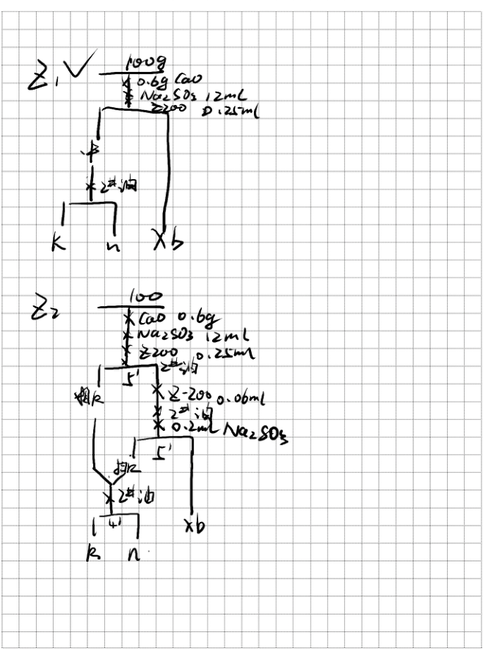
#> input picture pdf_images/page_1.png, 483 x 649 px, shrunk from 658 x 884 before the run, found by its file name
$ python analyze_flowchart.py
#> lines starting #> are read from the running program, lines starting #| are printed output that depends on the picture; after the words box and inside, x2 and y2 are one past the last pixel; in counts of white or black regions, pixels touching at a corner belong together
import cv2
import numpy as np
from PIL import Image
import json
import sys

# 设置UTF-8输出
sys.stdout.reconfigure(encoding='utf-8')

# 读取第一页图像
img_path = r'C:\Users\Administrator\.qclaw\workspace\pdf_images\page_1.png'
img = cv2.imread(img_path)
#> img is the input picture: shape (649, 483, 3); mean B, G, R 240.9, 240.9, 240.9

if img is None:
    print('无法读取图像')
else:
    # 转换为灰度图
    gray = cv2.cvtColor(img, cv2.COLOR_BGR2GRAY)

    # 二值化
    _, binary = cv2.threshold(gray, 200, 255, cv2.THRESH_BINARY_INV)
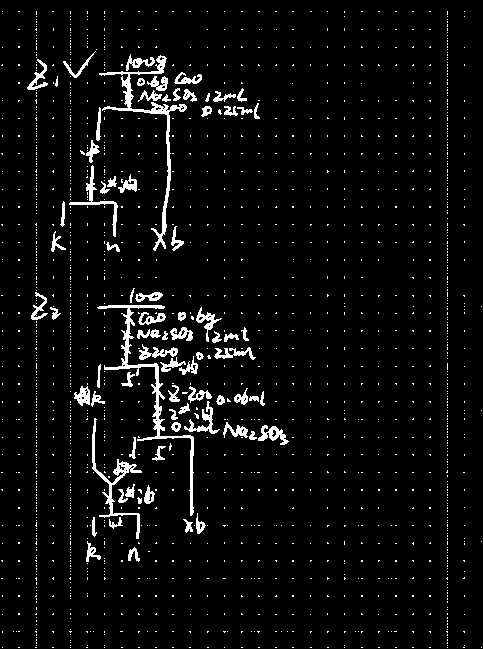
#> binary: shape (649, 483); 4.7% white; 1635 white regions (1557 under 20 px)

    # 查找轮廓
    contours, _ = cv2.findContours(binary, cv2.RETR_EXTERNAL, cv2.CHAIN_APPROX_SIMPLE)
#> contours = 1635 contours, 1561 with area under 20; largest, box (x1, y1, x2, y2) and area: (97, 305, 194, 516) 1059, (99, 55, 187, 251) 1022, (92, 418, 142, 539) 562, (69, 165, 118, 237) 284, (258, 425, 289, 445) 228

    print(f'检测到 {len(contours)} 个轮廓')
#| 检测到 1635 个轮廓

    # 筛选可能是流程图节点的轮廓(面积较大的矩形区域)
    nodes = []
    for i, contour in enumerate(contours):
        area = cv2.contourArea(contour)
        if area > 500:  # 过滤小轮廓
            x, y, w, h = cv2.boundingRect(contour)
            aspect_ratio = float(w) / h if h > 0 else 0

            # 判断是否为矩形节点
            if 0.2 < aspect_ratio < 5 and w > 30 and h > 20:
                nodes.append({
                    'id': i,
                    'x': int(x),
                    'y': int(y),
                    'width': int(w),
                    'height': int(h),
                    'area': int(area),
                    'aspect_ratio': round(aspect_ratio, 2)
                })
#> this loop made 1635 passes
#> (area, x, y, w, h, aspect_ratio) on passes 634, 917, 1504: (561.5, 92, 418, 50, 121, 0.413), (1059, 97, 305, 97, 211, 0.46), (1021.5, 99, 55, 88, 196, 0.449)
#> after the loop, nodes = 3 items

    print(f'识别出 {len(nodes)} 个可能的流程图节点')
#| 识别出 3 个可能的流程图节点
    print('\n节点信息:')
    for node in nodes[:10]:  # 只显示前10个
        print(f"  节点 {node['id']}: 位置({node['x']}, {node['y']}), 尺寸({node['width']}x{node['height']}), 面积={node['area']}")
#> this loop made 3 passes
#|   节点 633: 位置(92, 418), 尺寸(50x121), 面积=561
#|   节点 916: 位置(97, 305), 尺寸(97x211), 面积=1059
#|   节点 1503: 位置(99, 55), 尺寸(88x196), 面积=1021

    # 保存分析结果
    result = {
        'total_contours': len(contours),
        'nodes': nodes
    }

    with open(r'C:\Users\Administrator\.qclaw\workspace\pdf_images\analysis.json', 'w', encoding='utf-8') as f:
        json.dump(result, f, indent=2, ensure_ascii=False)

    print('\n分析结果已保存')

# 分析所有4页
for page_num in range(1, 5):
    img_path = f'C:\\Users\\Administrator\\.qclaw\\workspace\\pdf_images\\page_{page_num}.png'
    img = cv2.imread(img_path)

    if img is not None:
        gray = cv2.cvtColor(img, cv2.COLOR_BGR2GRAY)
        _, binary = cv2.threshold(gray, 200, 255, cv2.THRESH_BINARY_INV)
        contours, _ = cv2.findContours(binary, cv2.RETR_EXTERNAL, cv2.CHAIN_APPROX_SIMPLE)

        print(f'\n第{page_num}页: {len(contours)} 个轮廓')
#| 第1页: 1635 个轮廓
#> pass 2 of the loop `for page_num in range(1, 5):`:
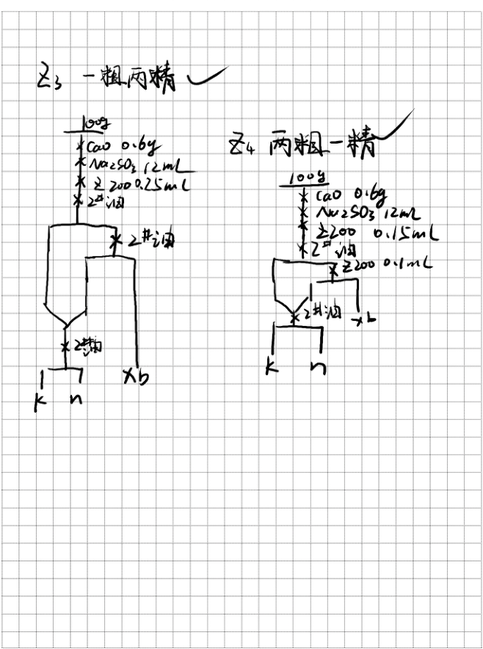
#> input picture pdf_images/page_2.png, 483 x 649 px, shrunk from 658 x 884 before the run, found by its file name
#> img is the input picture: shape (649, 483, 3); mean B, G, R 240.1, 240.1, 240.1
#> `_, binary = cv2.threshold(gray, 200, 255, cv2.THRESH_BINARY_INV)`:
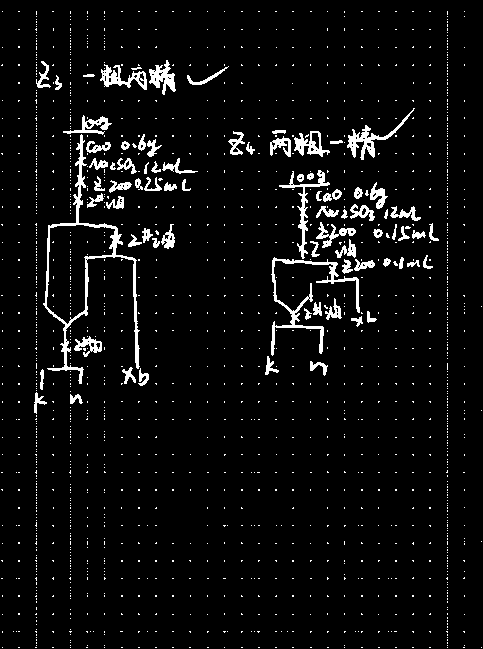
#> binary: shape (649, 483); 5% white; 1620 white regions (1541 under 20 px)
#> `contours, _ = cv2.findContours(binary, cv2.RETR_EXTERNAL, cv2.CHAIN_AP..`: contours = 1586 contours, 1513 with area under 20; largest, box (x1, y1, x2, y2) and area: (43, 134, 140, 384) 5577, (271, 257, 360, 356) 800, (347, 108, 415, 160) 506, (100, 64, 147, 90) 438, (279, 170, 330, 259) 423
#| 第2页: 1586 个轮廓
